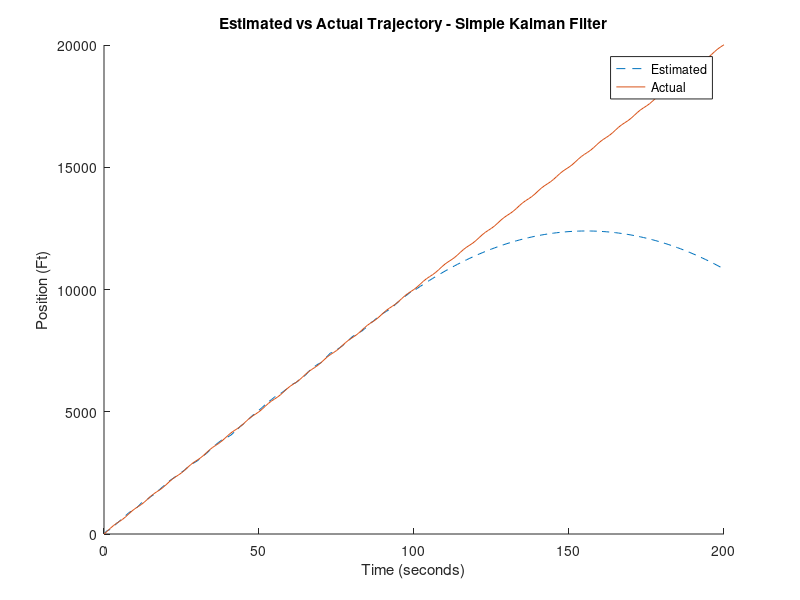
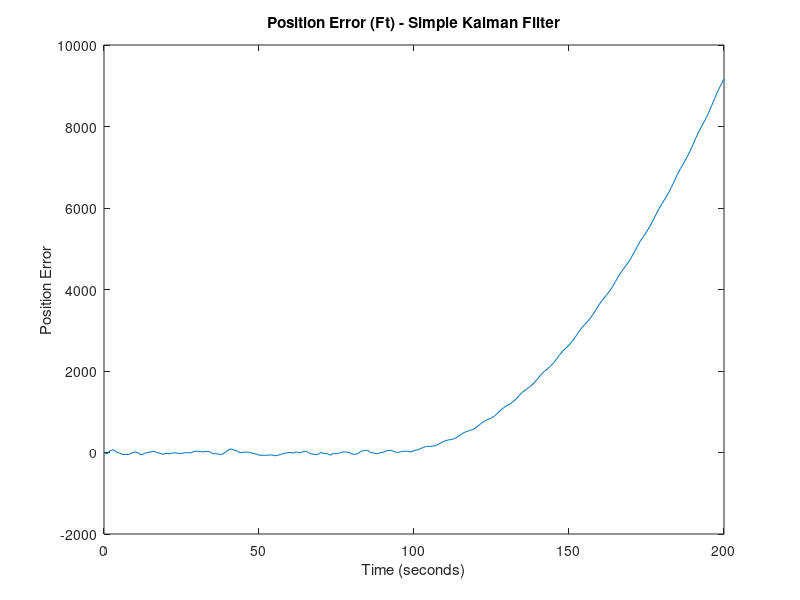

MATLAB code to generate these figures, in order:
%{
Author: Shlok Sobti
Written for KCL Solutions

This script serves as an implementation of a simple 
Polynomial Kalman Filter as per the example in the 
book ?Fundamentals of Kalman Filtering: A Practical
Approach? (Page 632 - 642).
%}

clear all;
close all;

% Initialize Matrices
x_h = [0;0;0]; % Initialize Estimated State
T_s = 1; % Time Step
phi = [1  T_s (0.5*T_s^2); 
       0   1      T_s  ;
       0   0       1   ]; % Co-Variance Matrix
   
P =  diag([9223372036854775807, 9223372036854775807, 9223372036854775807]); % Covariance Matrix P
H = [1 0 0]; % Measuring Matrix
sigNoise = 50; % Noise
R = sigNoise^2; 
phi_s = 1; % Based on experiments
Q = phi_s*[T_s^5/20 T_s^4/8 T_s^3/6;
           T_s^4/8  T_s^3/3 T_s^2/2;
           T_s^3/6  T_s^2/2 T_s]; % Covariance Matrix
w = 1; 
x_lose = 100; % Simulation of lost data
i = 1;

for t=0:T_s:200
    if t>x_lose
        R = 9223372036854775807;
    end
    x = [100*t - (20*cos(w*t)) + 20/w;
         100 + 20*sin(w*t);
         20*w*cos(w*t)]; % Actual State Vector
     
    actualPos(i) = x(1); % Populate Actual Position Matrix (useful to plot)
    z(1) = x(1) + normrnd(0,50); % Gaussian noise
    
    % Kalman Filter
    M = phi*P*phi' + Q;
    K = M*H'*inv(H*M*H' + R);
    P = (eye(3)-K*H)*M;
 
    x_h = phi*x_h + K*(z(1)-H*phi*x_h); % Update
    
    % Save for Later - Plotting Purposes
    measuredPos(i) = z(1);
    estimatedPos(i) = x_h(1);
    errorPos(i) = sqrt(x(1)-x_h(1))^2;
    time(i) = t;
    i = i+1;
end

% Visualize Results
hold on;
axis([0 200 0 20000])
plot(time, estimatedPos, '--');
plot(time, actualPos, '-');
title('Estimated vs Actual Trajectory - Simple Kalman Filter')
xlabel('Time (seconds)')
ylabel('Position (Ft)')
legend('Estimated', 'Actual');

figure()
plot(time, errorPos, '-')
title('Position Error (Ft) - Simple Kalman Filter')
xlabel('Time (seconds)')
ylabel('Position Error')



